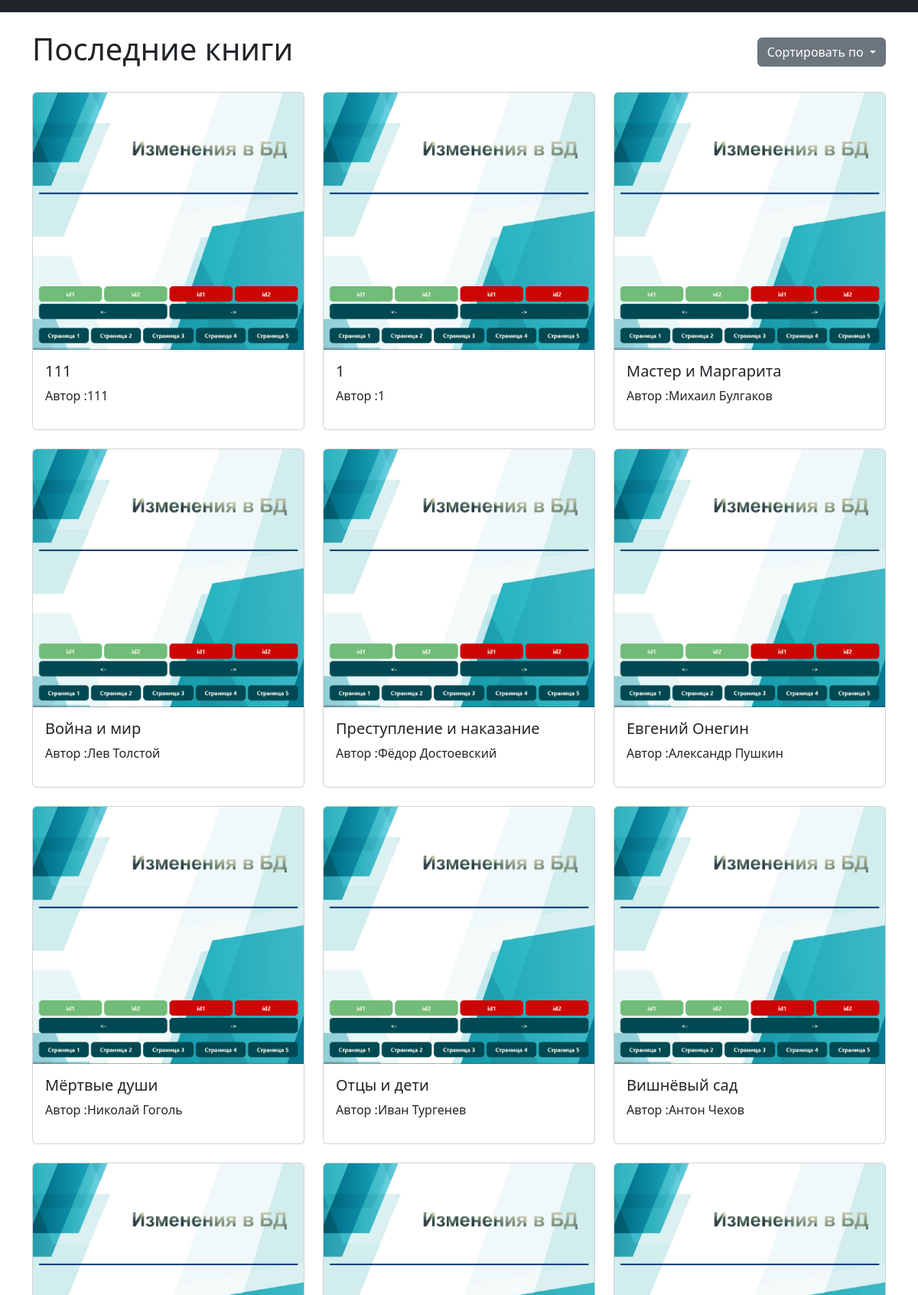
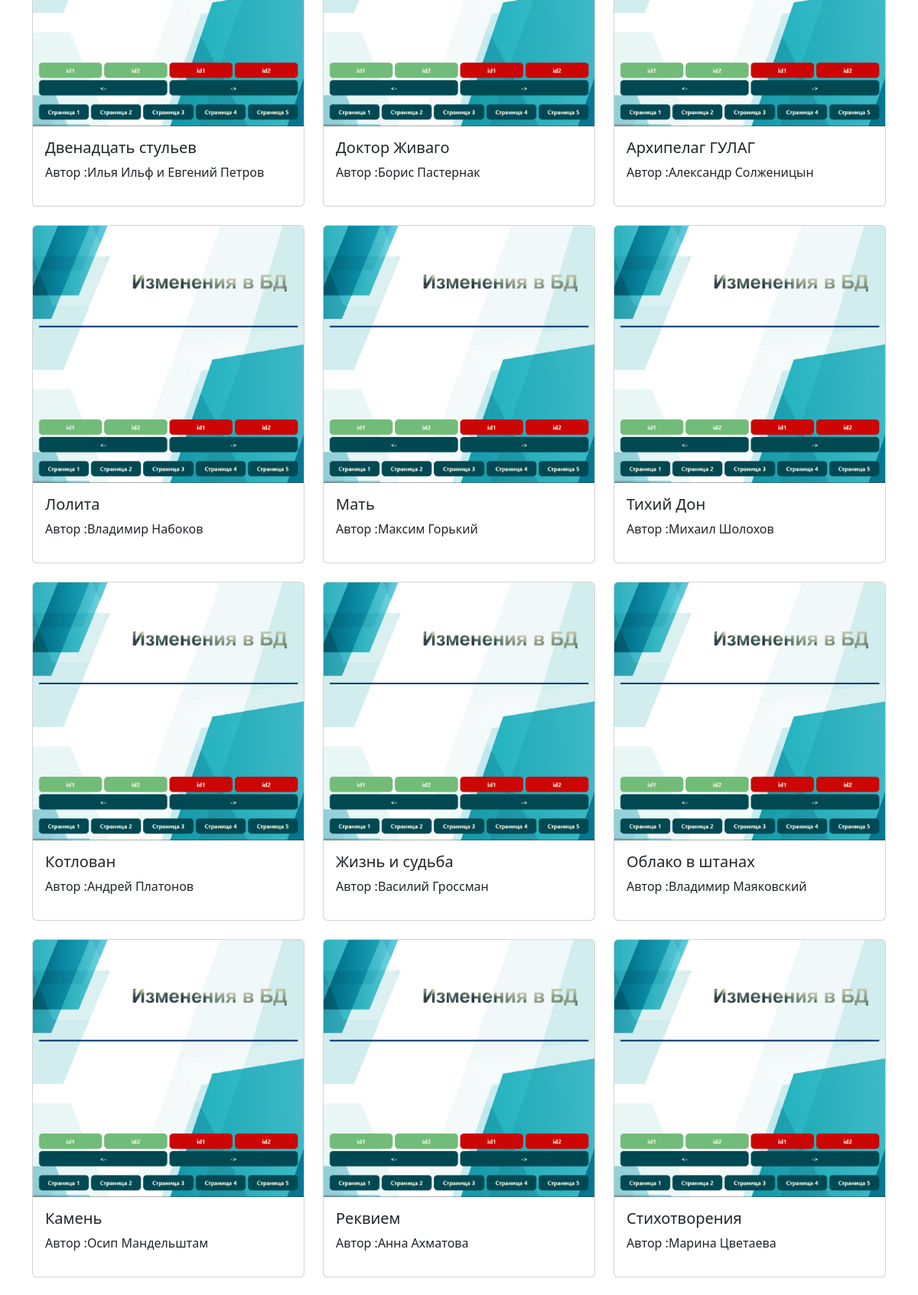
The page /menu (upper part) on the database its author committed (2 pictures, top to bottom).
### app/models.py (models this page shows)
class Book(Base):
    __tablename__ = 'books'
    id = Column(Integer, primary_key = True, index = True)
    title = Column(String, unique=True, index = True,nullable=False)
    author = Column(String, index = True, nullable=False)
    image_url = Column(String, index = True, nullable=True)
    description = Column(Text, index = True, nullable=True)
    reviews = relationship('Review', back_populates='book')

### app/routes/routes.py (the view)
@router.get('/menu', tags=['Auth'], response_class=HTMLResponse)
def menu(
        request: Request,
        db: Session = Depends(get_db)
):
    books = db.query(Book).all()
    books_info = []
    for book in books:
        books_info.append(
            {
                "id": book.id,
                "title": book.title,
                "author": book.author,
                "image_url": "/static/images/091b46ed2d88493dbcd4ff512e0f48fb.png",
                "avg_rating": 5
            })
    return templates.TemplateResponse('index.html', {'request': request, "books": books_info})

### app/templates/index.html (shortened to what this page needs)
<!DOCTYPE html>
<html lang="ru">
<head>
    <link href="https://cdn.jsdelivr.net/npm/bootstrap@5.3.0/dist/css/bootstrap.min.css" rel="stylesheet">
</head>
<body>
    <nav class="navbar navbar-expand-lg navbar-dark bg-dark" id="main-nav">
    </nav>
    <div class="container mt-4">
        <div class="d-flex justify-content-between align-items-center mb-4">
            <h1>Последние книги</h1>
            <div class="dropdown">
                <button class="btn btn-secondary dropdown-toggle" type="button" id="sortDropdown" data-bs-toggle="dropdown">
                    Сортировать по
                </button>
            </div>
        </div>
        <div id="books-container" class="row">
            {% for book in books %}
            <div class="col-md-4 mb-4">
                <div class="card book-card h-100" onclick="location.href='/book/{{book.id}}'">
                    <img src="{{ book.image_url or '/static/images/default-cover.jpg' }}"
                         class="card-img-top"
                         alt="{{ book.title }}"
                         onerror="this.src='/static/images/default-cover.jpg'">
                    <div class="card-body d-flex flex-column">
                        <h5 class="card-title">{{ book.title }}</h5>
                        <p class="card-text">Автор :{{ book.author }}</p>
                    </div>
                </div>
            </div>
            {% endfor %}
        </div>
    </div>
</body>
</html>

### app/templates/index.html (style rules this page uses)
.book-card { transition: transform 0.3s; cursor: pointer; }

### rows shown on the page
Book: title "111", author "111"
Book: title "Мастер и Маргарита", author "Михаил Булгаков"
Book: title "Война и мир", author "Лев Толстой"
Book: title "Преступление и наказание", author "Фёдор Достоевский"
Book: title "Евгений Онегин", author "Александр Пушкин"
Book: title "Мёртвые души", author "Николай Гоголь"
Book: title "Отцы и дети", author "Иван Тургенев"
Book: title "Вишнёвый сад", author "Антон Чехов"
Book: title "Двенадцать стульев", author "Илья Ильф и Евгений Петров"
Book: title "Доктор Живаго", author "Борис Пастернак"
Book: title "Архипелаг ГУЛАГ", author "Александр Солженицын"
Book: title "Лолита", author "Владимир Набоков"
Book: title "Мать", author "Максим Горький"
Book: title "Тихий Дон", author "Михаил Шолохов"
Book: title "Котлован", author "Андрей Платонов"
Book: title "Жизнь и судьба", author "Василий Гроссман"
Book: title "Облако в штанах", author "Владимир Маяковский"
Book: title "Камень", author "Осип Мандельштам"
Book: title "Реквием", author "Анна Ахматова"
Book: title "Стихотворения", author "Марина Цветаева"

### other values the page prints
{{ book.title }} "1"
{{ book.author }} "1"
